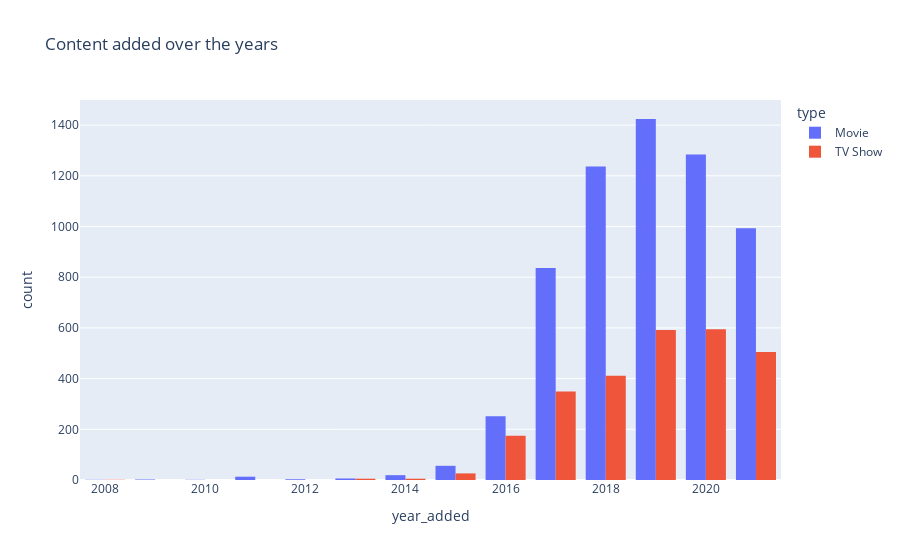

Write notebook code for a chart like this one.
### Code cell
# TV Show ve Movie'ye göre verilerin ayrılması
d1 = df[df["type"] == "TV Show"]
d2 = df[df["type"] == "Movie"]

# Plotly Express kullanarak grafik oluşturma
fig = px.histogram(df, x="year_added", color="type", barmode="group", title="Content added over the years")

# Grafik gösterimi
fig.show()

### Figure 1 — Plotly figure (JSON) as saved in the notebook; plotly's stock layout.template omitted (floating-point values rounded to 4 significant figures; data arrays with more than 128 entries replaced by an {"elided": "..."} marker saying what was removed)
{"data": [{"alignmentgroup": "True", "bingroup": "x", "hovertemplate": "type=Movie<br>year_added=%{x}<br>count=%{y}<extra></extra>", "legendgroup": "Movie", "marker": {"color": "#636efa", "pattern": {"shape": ""}}, "name": "Movie", "offsetgroup": "Movie", "orientation": "v", "showlegend": true, "type": "histogram", "x": {"elided": "6126 int values"}, "xaxis": "x", "yaxis": "y"}, {"alignmentgroup": "True", "bingroup": "x", "hovertemplate": "type=TV Show<br>year_added=%{x}<br>count=%{y}<extra></extra>", "legendgroup": "TV Show", "marker": {"color": "#EF553B", "pattern": {"shape": ""}}, "name": "TV Show", "offsetgroup": "TV Show", "orientation": "v", "showlegend": true, "type": "histogram", "x": {"elided": "2664 int values"}, "xaxis": "x", "yaxis": "y"}], "layout": {"barmode": "group", "legend": {"title": {"text": "type"}, "tracegroupgap": 0}, "title": {"text": "Content added over the years"}, "xaxis": {"anchor": "y", "domain": [0, 1], "title": {"text": "year_added"}}, "yaxis": {"anchor": "x", "domain": [0, 1], "title": {"text": "count"}}}}
